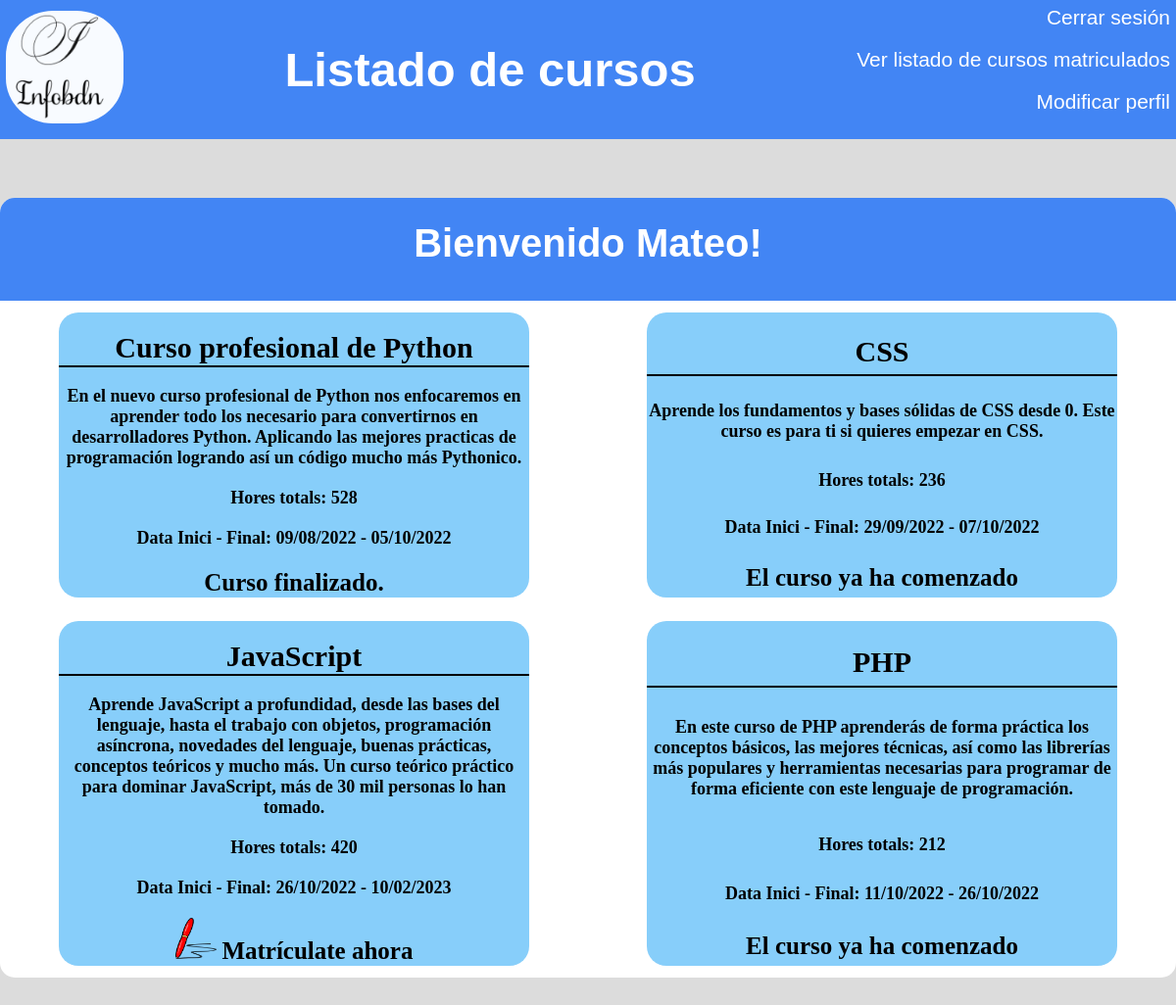
/inicioalumnos.php (signed in), run on the app's committed database.
### tables this page shows
CREATE TABLE `cursos` (
  `Codi` int(11) NOT NULL,
  `Nom` varchar(255) NOT NULL,
  `Descripcio` varchar(1024) NOT NULL,
  `Hores_Duracio` int(10) NOT NULL,
  `Data_Inici` date NOT NULL,
  `Data_Final` date NOT NULL,
  `DNI` varchar(9) NOT NULL,
  `Activado` tinyint(1) NOT NULL DEFAULT 1
);

### funciones.php (the view, shortened to what this page needs)
<?php
function conectar() {
    try {
        $servername = "localhost";
        $database = "infobdn";
        $username = "root";
        $conn = mysqli_connect($servername, $username,"", $database);
        return $conn;
    } catch(Exception $ex) {
        echo "<p class=errorsql>Fallo al conectar a la base de datos</p>";
        echo '<meta http-equiv="refresh" content="2;url=index.php" />';
    }
}
            ?>
                <?php
function listarCursosDisponibles($email) {
    try {
        $conn = conectar();
        $query = "SELECT Codi,Nom,Descripcio,Hores_Duracio,Data_Inici,Data_Final FROM cursos WHERE Activado = 1";
        $result = mysqli_query($conn,$query);
        $today = date("Y-m-d");
        echo "<div class=cursos>";
        while($array = mysqli_fetch_array($result,MYSQLI_ASSOC)) {
            echo "<table cellspacing=0>";
            echo "<tbody>";
            $fechaInicio = date("d/m/Y", strtotime($array["Data_Inici"]));
            $fechaFinal = date("d/m/Y", strtotime($array["Data_Final"]));
            echo "<tr>";
            echo "<td class=nombre>".$array['Nom']."</td>";
            echo "</tr>";
            echo "<tr>";
            echo "<td>".$array['Descripcio']."</td>";
            echo "</tr>";
            echo "<tr>";
            echo "<td>Hores totals: ".$array['Hores_Duracio']."</td>";
            echo "</tr>";
            echo "<tr>";
            echo "<td>Data Inici - Final: $fechaInicio - $fechaFinal</td>";
            echo "</tr>";
            $query = "SELECT DNI FROM alumnes WHERE Email = '$email'";
            $row = mysqli_fetch_row(mysqli_query($conn,$query));
            $dni = $row[0];
            $query = "SELECT * FROM matricula WHERE DNI = '$dni' AND Codi = '".$array['Codi']."' ";
            if(mysqli_num_rows(mysqli_query($conn,$query)) == 0) {
                if($array['Data_Inici'] > $today) {
                    echo "<td class=info> <a href=matricularse.php?codi=".$array['Codi']." > <img src='img/matricula.png' style='width:42px;height:42px;'> </img></a>Matrículate ahora </td>";
                }
                else {
                    echo "<td class=info>El curso ya ha comenzado</td>";
                }
            }
            else if(mysqli_num_rows(mysqli_query($conn,$query)) == 1) {
                if($array['Data_Final'] > $today) {
                    echo "<td> <a href=desmatricularse.php?codi=".$array['Codi']." > <img src='img/cross.png' style='width:42px;height:42px;'> </img></a>Desmatricularse </td>";
                }
                else {
                    echo "<td class=info>Curso finalizado.</td>";
                }
            }
        }
        echo "</div>";
    } catch(Exception $ex) {
        echo "<p class=errorsql>Fallo al ejecutar la consulta</p>";
        echo '<meta http-equiv="refresh" content="2;url=index.php" />';
    }
}
        ?>

### stylesheets/cursos_matriculados.css (style rules this page uses)
body { margin: 0; background-color: gainsboro; }
a { color: white; font-family: Impact, Haettenschweiler, 'Arial Narrow Bold', sans-serif; text-decoration: none; font-size:calc(9px + 1vw); }
.cursos { display:flex; flex-wrap:wrap; width:100%; flex-direction: row; }
table { width:50%; grid-row:2; margin:1% 5% 1% 5%; background-color: lightskyblue; border-radius:20px; font-weight:bold; font-size:18px; flex:0 40%; }
tr { text-align:center; }
td { padding-top:4%; }
.nombre { font-size:30px; width:80%; border-bottom: 2px solid black; }
.info { font-size:25px; }

### data on the page
cursos: Nom "Curso profesional de Python", Descripcio "En el nuevo curso profesional de Python nos enfocaremos en aprender todo los necesario para convertirnos en desarrolladores Python. Aplicando las mejores practicas de programación logrando así un código mucho más Pythonico.", Hores_Duracio "528", Data_Inici "09/08/2022", Data_Final "05/10/2022", shows "Curso finalizado."
cursos: Nom "CSS", Descripcio "Aprende los fundamentos y bases sólidas de CSS desde 0. Este curso es para ti si quieres empezar en CSS.", Hores_Duracio "236", Data_Inici "29/09/2022", Data_Final "07/10/2022", shows "El curso ya ha comenzado"
cursos: Nom "JavaScript", Descripcio "Aprende JavaScript a profundidad, desde las bases del lenguaje, hasta el trabajo con objetos, programación asíncrona, novedades del lenguaje, buenas prácticas, conceptos teóricos y mucho más. Un curso teórico práctico para dominar JavaScript, más de 30 mil personas lo han tomado.", Hores_Duracio "420", Data_Inici "26/10/2022", Data_Final "10/02/2023"
cursos: Nom "PHP", Descripcio "En este curso de PHP aprenderás de forma práctica los conceptos básicos, las mejores técnicas, así como las librerías más populares y herramientas necesarias para programar de forma eficiente con este lenguaje de programación.", Hores_Duracio "212", Data_Inici "11/10/2022", Data_Final "26/10/2022", shows "El curso ya ha comenzado"

### other printed values
$_SESSION['nombre'] "Mateo"
